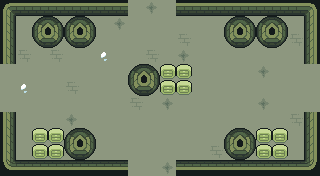

This game map was drawn from its Tiled (.tmx) file and the tilesets committed beside it. A one-line description and the full map source follow:
An orthogonal 20x11 tile map with 16x16 px tiles, 6 tile layers (ground, dressing, decor, walls, ...), 3 tilesets and 8 objects (5x ENTRY, 2x PROP, CHEST).

<map version="1.10" tiledversion="1.10.2" orientation="orthogonal" renderorder="right-down" width="20" height="11" tilewidth="16" tileheight="16" infinite="0" nextlayerid="8" nextobjectid="9">
 <tileset firstgid="1" name="wall" tilewidth="16" tileheight="16" tilecount="110" columns="10">
  <image source="../../../gfx/tiles/ruins/tilesetwallsimple.png" width="160" height="176" />
 </tileset>
 <tileset firstgid="111" name="floor" tilewidth="16" tileheight="16" tilecount="374" columns="22">
  <image source="../../../gfx/tiles/ruins/tilesetinteriorfloor.png" width="352" height="272" />
 </tileset>
 <tileset firstgid="485" name="elements" tilewidth="16" tileheight="16" tilecount="27" columns="9">
  <image source="../../../gfx/tiles/ruins/elements.png" width="144" height="48" />
 </tileset>
 <layer id="1" name="ground" width="20" height="11">
  <data encoding="csv">
277,277,277,366,277,342,277,277,277,367,277,277,277,277,367,277,277,277,342,277,
277,277,277,342,367,367,277,367,277,277,277,277,277,277,277,277,277,277,277,277,
277,277,277,277,277,277,277,277,277,277,277,342,277,277,277,277,277,277,342,277,
277,342,277,342,277,277,366,277,277,342,277,367,277,277,277,277,277,277,277,277,
277,277,277,277,277,277,277,277,277,277,277,342,277,277,277,277,367,277,277,277,
277,366,277,277,342,277,277,277,367,277,277,277,277,277,277,277,277,277,277,277,
277,277,277,277,277,277,277,277,342,277,367,277,277,277,277,277,367,277,277,277,
277,277,277,277,367,277,277,277,277,277,277,277,277,277,277,277,277,277,342,277,
277,277,277,342,277,277,277,277,277,277,277,277,277,277,277,277,277,366,277,277,
277,277,277,277,277,277,277,277,277,277,277,277,277,342,277,277,277,277,277,342,
342,277,277,277,367,277,277,277,277,277,367,277,367,277,342,277,277,277,367,366
</data>
 </layer>
 <layer id="2" name="dressing" width="20" height="11">
  <data encoding="csv">
0,0,0,0,0,0,0,0,0,0,0,0,0,0,0,0,0,0,0,0,
0,0,0,0,0,0,0,0,0,0,0,0,0,0,0,0,0,0,0,0,
0,0,0,0,0,0,0,0,0,0,0,0,0,0,0,0,0,0,0,0,
0,0,0,0,0,0,0,0,0,0,0,0,0,0,0,0,0,0,0,0,
0,0,0,0,0,0,0,0,0,0,0,0,0,0,0,0,0,0,0,0,
0,0,0,0,0,0,0,0,0,0,0,0,0,0,0,0,0,0,0,0,
0,0,0,0,0,0,0,0,0,0,0,0,0,0,0,0,0,0,0,0,
0,0,0,0,0,0,0,0,0,0,0,0,0,0,0,0,0,0,0,0,
0,0,0,0,0,0,0,0,0,0,0,0,0,0,0,0,0,0,0,0,
0,0,0,0,0,0,0,0,0,0,0,0,0,0,0,0,0,0,0,0,
0,0,0,0,0,0,0,0,0,0,0,0,0,0,0,0,0,0,0,0
</data>
 </layer>
 <layer id="3" name="decor" width="20" height="11">
  <data encoding="csv">
0,0,0,0,0,0,0,0,0,0,0,0,0,0,0,0,0,0,0,0,
0,0,0,0,0,0,0,0,0,0,0,0,0,0,0,0,0,0,0,0,
0,0,0,0,0,0,0,0,0,0,0,0,0,0,0,0,0,0,0,0,
0,0,0,0,0,0,0,0,0,0,0,0,0,0,0,0,0,0,0,0,
0,0,0,0,0,0,0,0,0,0,0,0,0,0,0,0,0,0,0,0,
0,0,0,0,0,0,0,0,0,0,0,0,0,0,0,0,0,0,0,0,
0,0,0,0,0,0,0,0,0,0,0,0,0,0,0,0,0,0,0,0,
0,0,0,0,0,0,0,0,0,0,0,0,0,0,0,0,0,0,0,0,
0,0,0,0,0,0,0,0,0,0,0,0,0,0,0,0,0,0,0,0,
0,0,0,0,0,0,0,0,0,0,0,0,0,0,0,0,0,0,0,0,
0,0,0,0,0,0,0,0,0,0,0,0,0,0,0,0,0,0,0,0
</data>
 </layer>
 <layer id="4" name="walls" width="20" height="11">
  <data encoding="csv">
66,69,69,69,69,69,69,69,0,0,0,69,69,69,69,69,69,69,69,70,
76,0,0,0,0,0,0,0,0,0,0,0,0,0,0,0,0,0,0,80,
76,0,0,0,0,0,0,0,0,0,0,0,0,0,0,0,0,0,0,80,
76,0,0,0,0,0,0,0,0,0,0,0,0,0,0,0,0,0,0,80,
0,0,0,0,0,0,0,0,0,0,0,0,0,0,0,0,0,0,0,0,
0,0,0,0,0,0,0,0,0,0,0,0,0,0,0,0,0,0,0,0,
0,0,0,0,0,0,0,0,0,0,0,0,0,0,0,0,0,0,0,0,
76,0,0,0,0,0,0,0,0,0,0,0,0,0,0,0,0,0,0,80,
76,0,0,0,0,0,0,0,0,0,0,0,0,0,0,0,0,0,0,80,
76,0,0,0,0,0,0,0,0,0,0,0,0,0,0,0,0,0,0,80,
106,109,109,109,109,109,109,109,0,0,0,109,109,109,109,109,109,109,109,110
</data>
 </layer>
 <layer id="5" name="props" width="20" height="11">
  <data encoding="csv">
0,0,0,0,0,0,0,0,0,0,0,0,0,0,0,0,0,0,0,0,
0,0,78,79,78,79,0,0,0,0,0,0,0,0,78,79,78,79,0,0,
0,0,88,89,88,89,0,0,0,0,0,0,0,0,88,89,88,89,0,0,
0,0,0,0,0,0,0,0,0,0,0,0,0,0,0,0,0,0,0,0,
0,0,0,0,0,0,0,0,78,79,492,492,0,0,0,0,0,0,0,0,
0,0,0,0,0,0,0,0,88,89,492,492,0,0,0,0,0,0,0,0,
0,0,0,0,0,0,0,0,0,0,0,0,0,0,0,0,0,0,0,0,
0,0,0,0,0,0,0,0,0,0,0,0,0,0,0,0,0,0,0,0,
0,0,492,492,78,79,0,0,0,0,0,0,0,0,78,79,492,492,0,0,
0,0,492,492,88,89,0,0,0,0,0,0,0,0,88,89,492,492,0,0,
0,0,0,0,0,0,0,0,0,0,0,0,0,0,0,0,0,0,0,0
</data>
 </layer>
 <layer id="6" name="overhead" width="20" height="11">
  <data encoding="csv">
0,0,0,0,0,0,0,0,0,0,0,0,0,0,0,0,0,0,0,0,
0,0,0,0,0,0,0,0,0,0,0,0,0,0,0,0,0,0,0,0,
0,0,0,0,0,0,0,0,0,0,0,0,0,0,0,0,0,0,0,0,
0,0,0,0,0,0,0,0,0,0,0,0,0,0,0,0,0,0,0,0,
0,0,0,0,0,0,0,0,0,0,0,0,0,0,0,0,0,0,0,0,
0,0,0,0,0,0,0,0,0,0,0,0,0,0,0,0,0,0,0,0,
0,0,0,0,0,0,0,0,0,0,0,0,0,0,0,0,0,0,0,0,
0,0,0,0,0,0,0,0,0,0,0,0,0,0,0,0,0,0,0,0,
0,0,0,0,0,0,0,0,0,0,0,0,0,0,0,0,0,0,0,0,
0,0,0,0,0,0,0,0,0,0,0,0,0,0,0,0,0,0,0,0,
0,0,0,0,0,0,0,0,0,0,0,0,0,0,0,0,0,0,0,0
</data>
 </layer>
 <objectgroup id="7" name="spawns">
  <object id="1" name="UP" type="ENTRY" x="152" y="24" />
  <object id="2" name="DOWN" type="ENTRY" x="152" y="152" />
  <object id="3" name="LEFT" type="ENTRY" x="24" y="88" />
  <object id="4" name="RIGHT" type="ENTRY" x="296" y="88" />
  <object id="5" name="" type="ENTRY" x="168" y="104" />
  <object id="6" name="secret" type="CHEST" x="152" y="104" />
  <object id="7" name="torch" type="PROP" x="56" y="168" />
  <object id="8" name="torch" type="PROP" x="264" y="168" />
 </objectgroup>
</map>
